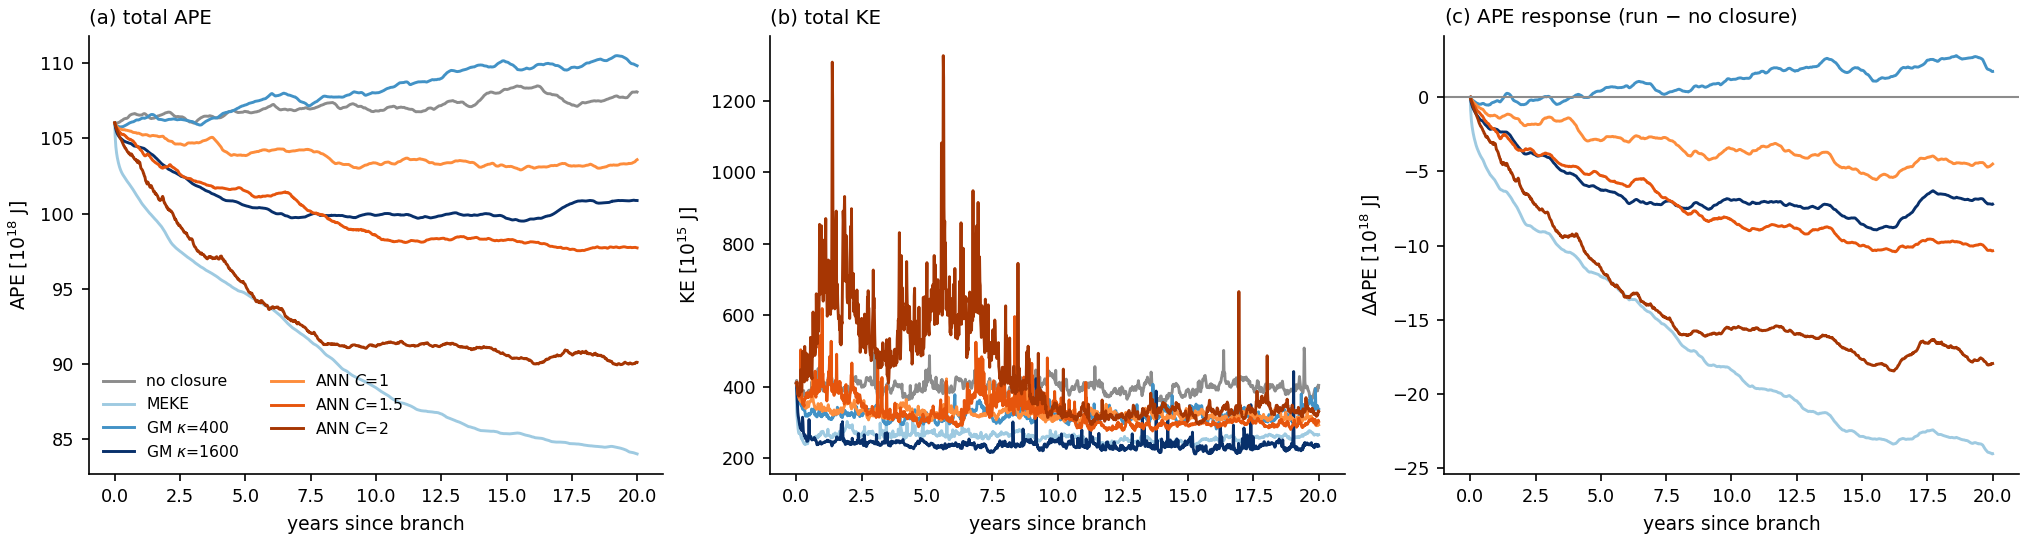

Source code (Python):
"""APE and KE against time for the NW2 Phase-1 set, straight from ocean.stats.nc.

This is the cheapest and in some ways the best diagnostic we have: MOM6 writes APE (per interface)
and KE (per layer) every ENERGYSAVEDAYS=5 days, so 1441 samples per run, and it computes APE
against its OWN reference -- H0, the interface heights the state would relax to if adiabatically
flattened to minimum potential energy. That is a physically defined reference, unlike the
horizontal-mean convention the map estimator has to adopt, and it is identical across runs.

Panels: (a) total APE(t), (b) total KE(t), (c) APE anomaly relative to the unparameterized run,
which is the actual response signal and shows how quickly it emerges."""
import numpy as np, xarray as xr
import matplotlib; matplotlib.use("Agg"); import matplotlib.pyplot as plt

B = "/scratch/db194/mom6/jul2026_nw2"
RUNS = [("bare", "no closure", "#8c8c8c"), ("MEKE", "MEKE", "#9ecae1"),
        ("GM400", "GM $\\kappa$=400", "#4292c6"), ("GM1600", "GM $\\kappa$=1600", "#08306b"),
        ("ANN_c1p0", "ANN $C$=1", "#fd8d3c"), ("ANN_c1p5", "ANN $C$=1.5", "#e6550d"),
        ("ANN_c2p0", "ANN $C$=2", "#a63603")]

d = {}
for r, lab, c in RUNS:
    ds = xr.open_dataset(f"{B}/{r}/output/ocean.stats.nc", decode_times=False)
    t = ds["Time"].values
    d[r] = dict(t=t, ape=ds["APE"].values.sum(axis=1), ke=ds["KE"].values.sum(axis=1), lab=lab, c=c)
    ds.close()

t0 = d["bare"]["t"][0]
print(f"{'run':<10}{'APE final [J]':>15}{'dAPE vs bare':>15}{'KE final [J]':>15}{'dKE %bare':>11}")
for r, lab, c in RUNS:
    s = d[r]
    n = min(len(s["ape"]), len(d["bare"]["ape"]))
    ape_f = s["ape"][-20:].mean(); ke_f = s["ke"][-20:].mean()
    b_ape = d["bare"]["ape"][-20:].mean(); b_ke = d["bare"]["ke"][-20:].mean()
    print(f"{r:<10}{ape_f:>15.4e}{ape_f-b_ape:>+15.3e}{ke_f:>15.4e}{100*ke_f/b_ke:>10.1f}%")

plt.rcParams.update({"font.size": 9, "axes.titlesize": 9.5, "axes.labelsize": 9,
                     "xtick.labelsize": 8.5, "ytick.labelsize": 8.5, "legend.fontsize": 8})
fig, ax = plt.subplots(1, 3, figsize=(13.5, 3.6), constrained_layout=True)
for r, lab, c in RUNS:
    s = d[r]; yr = (s["t"] - t0) / 360.0
    ax[0].plot(yr, s["ape"] / 1e18, color=c, lw=1.4, label=lab)
    ax[1].plot(yr, s["ke"] / 1e15, color=c, lw=1.4, label=lab)
    if r != "bare":
        n = min(len(s["ape"]), len(d["bare"]["ape"]))
        ax[2].plot(yr[:n], (s["ape"][:n] - d["bare"]["ape"][:n]) / 1e18, color=c, lw=1.4, label=lab)
ax[2].axhline(0, color="#8c8c8c", lw=1.0)
for a, ttl, yl in [(ax[0], "(a) total APE", "APE [$10^{18}$ J]"),
                   (ax[1], "(b) total KE", "KE [$10^{15}$ J]"),
                   (ax[2], "(c) APE response (run $-$ no closure)", "$\\Delta$APE [$10^{18}$ J]")]:
    a.set_title(ttl, loc="left"); a.set_xlabel("years since branch"); a.set_ylabel(yl)
    a.spines[["top", "right"]].set_visible(False)
ax[0].legend(frameon=False, ncol=2, fontsize=7.5)
png = "/home/db194/ANN-momentum-buoyancy-mesoscale/src/training-on-CM2.6/scripts/nw2_energy_timeseries.png"
fig.savefig(png, dpi=150); print("\nwrote", png)
